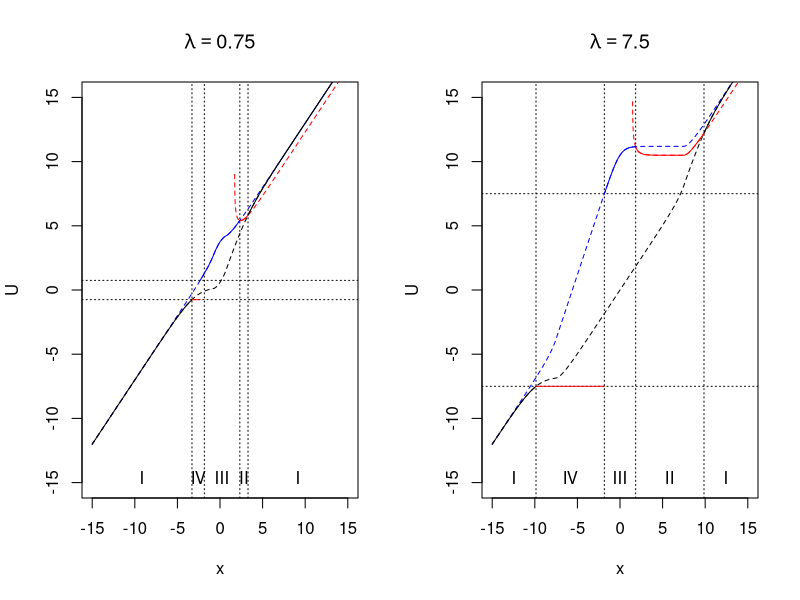
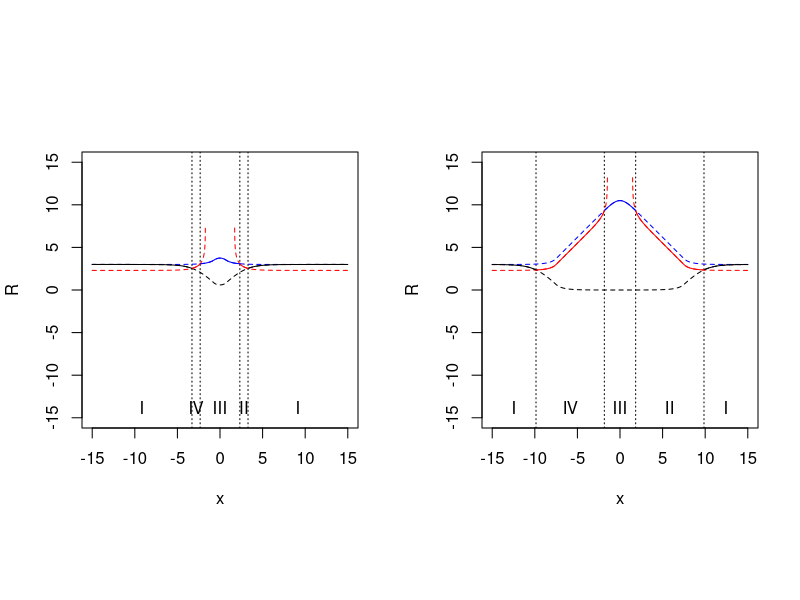
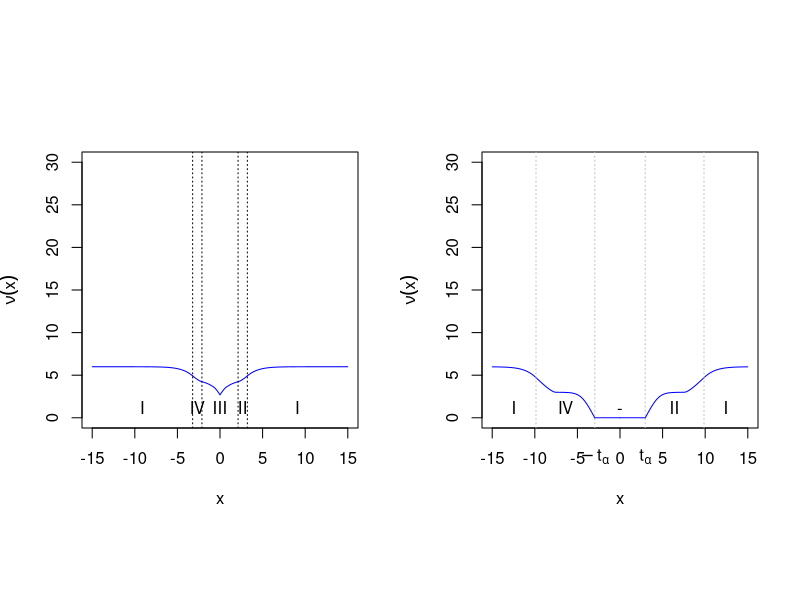

The R script that drew these images, in order:
#--------------------------------------------------------------------------------------------------------------------#
# On frequentist coverage of Bayesian credible sets for estimation of the mean under constraints
# Duisters & Schmidt-Hieber
# Math Institute, Leiden University
# June 2019
#--------------------------------------------------------------------------------------------------------------------#
#--------------------------------------------------------------------------------------------------------------------#
# source functions
library(rmutil) #dlaplace

#--------------------------------------------------------------------------------------------------------------------#
# Plots
#--------------------------------------------------------------------------------------------------------------------#
# Fig 3: Visualize R functions
dist <- "Lap"

# localize g and G functions
if(dist=="Lap"){
  g <- function(x,theta0=0){dlaplace(x,m=theta0,s=1)}
  G <- function(x,theta0=0){plaplace(x,m=theta0,s=1)}  
  Ginv <- function(p){qlaplace(p)}
}
if(dist=="Normal"){
  g <- function(x,theta0=0){dnorm(x,theta0,1)}
  G <- function(x,theta0=0){pnorm(x,theta0,1)}
  Ginv <- function(p){qnorm(p)}  # make precise by always considering small p as opposed to large  
}
if(dist=="t3"){
  g <- function(x,theta0=0){dt(x,3)}
  G <- function(x,theta0=0){pt(x,3)}  
  Ginv <- function(p){qt(p,3)}
}
if(dist=="t5"){
  g <- function(x,theta0=0){dt(x,5)}
  G <- function(x,theta0=0){pt(x,5)}  
  Ginv <- function(p){qt(p,5)}
}
if(dist=="Cauchy"){
  g <- function(x,theta0=0){dcauchy(x,theta0,1)}
  G <- function(x,theta0=0){pcauchy(x,theta0,1)}  
  Ginv <- function(p){qcauchy(p)}
}

# R functions
R1f <- function(x,alpha,w,lambda){Ginv(pmax(0,pmin(1,1 - alpha/2 - (1-w)/(2*w)*alpha*g(x)-((1-alpha)/2)*(G(lambda-x)-G(-lambda-x)))))}
R2f <- function(x,alpha,w,lambda){Ginv(pmax(0,pmin(1,1 - alpha - (1-w)/w*alpha*g(x)+alpha*(G(lambda-x)-G(-lambda-x)) + G(-lambda-x))))}
R3f <- function(x,alpha,w,lambda){Ginv(pmax(0,pmin(1,1 - alpha/2 - (1-w)/(2*w)*alpha*g(x)+(alpha/2)*(G(lambda-x)-G(-lambda-x)))))}


alpha <- 0.05
lambdas <- c(0.75,7.5)
w <- 1
#w<-0.2


pdf("Figures/figR.pdf",width=9)

xgrid <- seq(-15,15,0.01)
ranges <- c(-15,15)

par(mfrow=c(1,length(lambdas)),pty="s")
for(lambda in lambdas){
  
  # get R
  R1 <- R1f(xgrid,alpha,w,lambda)
  R2 <- R2f(xgrid,alpha,w,lambda)
  R3 <- R3f(xgrid,alpha,w,lambda)
  
  plot(xgrid,xgrid,type="n",xlab="x",ylab="R",xlim=ranges,asp=1) #main=bquote(lambda==.(lambda))
  
  x1 <- xgrid[xgrid > lambda + R1]
  x2 <- xgrid[(xgrid > 0) & (-lambda + R3 < xgrid) & (xgrid <= lambda + R1)  ]
  x3 <- xgrid[abs(xgrid) <= -lambda + R3]
  x4 <- (-x2)
  x5 <- xgrid[-xgrid > lambda + R1]
  
  
  # exclude |x| <= t_alpha
  ta <-max(0,xgrid[((w/(1-w))*(G(xgrid - lambda) + G(-xgrid - lambda))/g(xgrid)) <= (alpha/(1-alpha))])
  #if(ta!=0){polygon(x=c(-ta,ta,ta,-ta,-ta),y=c(-100,-100,100,100,-100),col="grey")}
  
  if(ta==0){ # this is a manual trick, not exact
  abline(v=c(max(x5),max(x4),min(x2),min(x1)),lty=3)
  mtext(c("I","IV","III","II","I"),side=1,adj=0.5,line=-1.5,at=c((min(ranges)+max(x5))/2,(max(x5)+max(x4))/2,(max(x4)+min(x2))/2,(min(x2)+min(x1))/2,(min(x1)+max(ranges))/2))
  }else{
    abline(v=c(max(x5),-ta,ta,min(x1)),lty=3)  
    mtext(c("I","IV","-","II","I"),side=1,adj=0.5,line=-1.5,at=c((min(ranges)+max(x5))/2,(max(x5)-ta)/2,(-ta+ta)/2,(ta+min(x1))/2,(min(x1)+max(ranges))/2))
    mtext(c(expression(-t[alpha]),expression(t[alpha])),side=1,at=c(-ta,ta),line=1)
  }
  
  lines(xgrid,R1,lty=2)
  lines(xgrid,R2,col="red",lty=2)
  lines(xgrid,R2f(-xgrid,alpha,w,lambda),col="red",lty=2)
  lines(xgrid,R3,col="blue",lty=2)
  
  # Active x in regime
  lines(x1[abs(x1)>ta],R1f(x1[abs(x1)>ta],alpha,w,lambda),lty=1)
  lines(x2[abs(x2)>ta],R2f(x2[abs(x2)>ta],alpha,w,lambda),col="red",lty=1)
  lines(x3[abs(x3)>ta],R3f(x3[abs(x3)>ta],alpha,w,lambda),col="blue",lty=1)
  lines(x4[abs(x4)>ta],R2f(-x4[abs(x4)>ta],alpha,w,lambda),col="red",lty=1)
  lines(x5[abs(x5)>ta],R1f(x5[abs(x5)>ta],alpha,w,lambda),lty=1)
  
  #legend("topleft",c(expression(R[1](x)),expression(paste(R[2](-x),",",R[2](x))),expression(R[3](x))),lty=c(1,1,1),col=c(1,"red","blue"),bg="white",box.col="white",seg.len=2)
  
}

dev.off()

# check, should give the same as FigLU :
# will replace getU and figLU
# plot U
par(mfrow=c(1,length(lambdas)))
for(lambda in lambdas){
  plot(xgrid,xgrid,type="n",xlab="x",ylab="U",ylim=c(-15,15),main=bquote(lambda==.(lambda)))
  
  lines(xgrid,xgrid+R1f(xgrid,alpha,w,lambda),lty=2)
  lines(xgrid,xgrid+R2f(xgrid,alpha,w,lambda),col="red",lty=2)
  lines(xgrid,xgrid+R3f(xgrid,alpha,w,lambda),col="blue",lty=2)

  x1 <- x2 <- x3 <- x5 <-  numeric(0)
  x1 <- xgrid[xgrid > lambda + R1f(xgrid,alpha,w,lambda)]
  x5 <- xgrid[-xgrid > lambda + R1f(xgrid,alpha,w,lambda)]
  x2 <- xgrid[(xgrid > 0) & (-lambda + R3f(xgrid,alpha,w,lambda) < xgrid) & (xgrid <= lambda + R1f(xgrid,alpha,w,lambda))]
  x3 <- xgrid[abs(xgrid) <= -lambda + R3f(xgrid,alpha,w,lambda)]
  
  abline(h=c(-lambda,lambda),lty=3)
  #abline(v=c(max(x5),min(x3),max(x3),min(x1)),lty=3)
  #mtext(c("I","IV","III","II","I"),side=1,adj=0.5,line=-1.5,at=c((min(xgrid)+max(x5))/2,(max(x5)+min(x3))/2,(min(x3)+max(x3))/2,(max(x3)+min(x1))/2,(min(x1)+max(xgrid))/2))
  abline(v=c(max(x5),max(x4),min(x2),min(x1)),lty=3)
  mtext(c("I","IV","III","II","I"),side=1,adj=0.5,line=-1.5,at=c((min(xgrid)+max(x5))/2,(max(x5)+max(x4))/2,(max(x4)+min(x2))/2,(min(x2)+min(x1))/2,(min(x1)+max(xgrid))/2))
  
  
  if(length(x1)>0){lines(x1,x1+R1f(x1,alpha,w,lambda),lty=1)}
  if(length(x5)>0){lines(x5,x5+R1f(x5,alpha,w,lambda),lty=1)}
  if(length(x2)>0){lines(x2,x2+R2f(x2,alpha,w,lambda),col="red",lty=1)}
  if(length(x2)>0){lines(-x2,rep(-lambda,length(x2)),col="red",lty=1)}
  if(length(x3)>0){lines(x3,x3+R3f(x3,alpha,w,lambda),col="blue",lty=1)}
  
}

# ---------------------------------------------------------------------------------------- #
# Lebesgue measure HPD credible set

alpha <- 0.05
lambdas <- c(0.75,7.5)
#w <- 1
w<-0.2

#pdf("Figures/figsize.pdf",width=9)
pdf("Figures/figsizeSI.pdf",width=9) #w=0.2

par(mfrow=c(1,length(lambdas)),pty="s")
for(lambda in lambdas){
  plot(xgrid,xgrid,type="n",xlab="x",ylab=expression(nu(x)),ylim=c(0,2*max(ranges))) # remark this is asp=1
  #polygon(x=c(-100,100,100,-100,-100),y=c(-100,-100,0,0,-100),col="lightgrey")
  #box()

  
  ta <-max(0,xgrid[((w/(1-w))*(G(xgrid - lambda) + G(-xgrid - lambda))/g(xgrid)) <= (alpha/(1-alpha))])
  
  x1 <- xgrid[(xgrid > lambda + R1f(xgrid,alpha,w,lambda))]
  x2 <- xgrid[(xgrid > 0) & (-lambda + R3f(xgrid,alpha,w,lambda) < xgrid) & (xgrid <= lambda + R1f(xgrid,alpha,w,lambda))  ]
  x3 <- xgrid[(abs(xgrid) <= -lambda + R3f(xgrid,alpha,w,lambda))]
  x4 <- (-x2)
  x5 <- xgrid[(-xgrid > lambda + R1f(xgrid,alpha,w,lambda))]
  
  lines(x1[abs(x1)>ta],2*R1f(x1[abs(x1)>ta],alpha,w,lambda),col="blue") # black
  lines(x2[abs(x2)>ta],x2[x2>ta]+R2f(x2[abs(x2)>ta],alpha,w,lambda)-lambda,col="blue") #green
  lines(x3[abs(x3)>ta],2*R3f(x3[abs(x3)>ta],alpha,w,lambda)-2*lambda,col="blue") # blue
  lines(x4[abs(x4)>ta],-x4[abs(x4)>ta]+R2f(-x4[abs(x4)>ta],alpha,w,lambda)-lambda,col="blue") # red
  lines(x5[abs(x5)>ta],2*R1f(x5[abs(x5)>ta],alpha,w,lambda),col="blue") # black
 
  lapply(list(x1,x2,x3,x4,x5),function(x)lines(x[abs(x)<=ta],rep(0,sum(abs(x)<=ta)),col="blue")) # draw zero size for HPD(x)={0}.
   
  if(ta==0){ # this is a manual trick, not exact
    abline(v=c(max(x5),max(x4),min(x2),min(x1)),lty=3)
    mtext(c("I","IV","III","II","I"),side=1,adj=0.5,line=-1.5,at=c((min(xgrid)+max(x5))/2,(max(x5)+max(x4))/2,(max(x4)+min(x2))/2,(min(x2)+min(x1))/2,(min(x1)+max(xgrid))/2))
  }else{
    abline(v=c(max(x5),-ta,ta,min(x1)),lty=3,col="grey")
    mtext(c("I","IV","-","II","I"),side=1,adj=0.5,line=-1.5,at=c((min(ranges)+max(x5))/2,(max(x5)-ta)/2,(-ta+ta)/2,(ta+min(x1))/2,(min(x1)+max(ranges))/2))
    mtext(c(expression(-t[alpha]),expression(t[alpha])),side=1,at=c(-ta,ta),line=1)
  }
  
  
}

dev.off()
